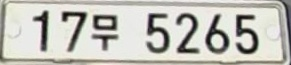
#> input picture extracted_plates/plate_02.jpg, 291 x 65 px; its folder holds 4 pictures in this run
$ python plate_processor.py
#> lines starting #> are read from the running program, lines starting #| are printed output that depends on the picture; after the words box and inside, x2 and y2 are one past the last pixel; in counts of white or black regions, pixels touching at a corner belong together
#새로운 번호판 이미지 처리 파이프라인 파일
# 번호판 이미지 전처리 파이프라인
import cv2
import numpy as np
import os
from matplotlib import pyplot as plt

# [1] 번호판 이미지 로드 함수
def load_extracted_plate(plate_name):
    plate_path = f'../extracted_plates/{plate_name}.jpg'
    if os.path.exists(plate_path):
        plate_img = cv2.imread(plate_path)
        print(f"번호판 이미지 로드 완료: {plate_img.shape}")
        return plate_img
    else:
        print(f"파일을 찾을 수 없습니다: {plate_path}")
        return None

# [2] 그레이스케일 변환 함수
def convert_to_grayscale(plate_img):
    return cv2.cvtColor(plate_img, cv2.COLOR_BGR2GRAY)

# [3] 명암 대비 최대화 함수
def maximize_contrast(gray_plate):
    # 탑햇과 블랙햇 연산을 통해 문자 대비 향상
    kernel = cv2.getStructuringElement(cv2.MORPH_RECT, (2, 2))
    tophat = cv2.morphologyEx(gray_plate, cv2.MORPH_TOPHAT, kernel)
    blackhat = cv2.morphologyEx(gray_plate, cv2.MORPH_BLACKHAT, kernel)
    enhanced = cv2.add(gray_plate, tophat)
    enhanced = cv2.subtract(enhanced, blackhat)
    # 히스토그램 평활화로 전체 명암 균일화
    return cv2.equalizeHist(enhanced)

# [4] 적응형 임계값과 Otsu 이진화
def adaptive_threshold_plate(enhanced_plate):
    blurred = cv2.GaussianBlur(enhanced_plate, (3, 3), 0)  # 노이즈 제거
    thresh_adaptive = cv2.adaptiveThreshold(
        blurred, 255, cv2.ADAPTIVE_THRESH_GAUSSIAN_C,
        cv2.THRESH_BINARY, 11, 2)
    _, thresh_otsu = cv2.threshold(blurred, 0, 255, cv2.THRESH_BINARY + cv2.THRESH_OTSU)
    return thresh_adaptive, thresh_otsu

# [5] 윤곽선 탐지 함수
def find_contours_in_plate(thresh_plate):
    contours, _ = cv2.findContours(thresh_plate, cv2.RETR_EXTERNAL, cv2.CHAIN_APPROX_SIMPLE)
    # 윤곽선을 컬러 이미지로 시각화
    contour_image = cv2.cvtColor(thresh_plate, cv2.COLOR_GRAY2BGR)
    cv2.drawContours(contour_image, contours, -1, (0, 255, 0), 2)
    return contours, contour_image

# [6] 처리된 결과 이미지 저장 함수
def save_processed_results(plate_name, gray, enhanced, thresh, contour_img):
    save_dir = '../processed_plates'
    os.makedirs(save_dir, exist_ok=True)
    cv2.imwrite(f'{save_dir}/{plate_name}_1_gray.png', gray)
    cv2.imwrite(f'{save_dir}/{plate_name}_2_enhanced.png', enhanced)
    cv2.imwrite(f'{save_dir}/{plate_name}_3_thresh.png', thresh)
    cv2.imwrite(f'{save_dir}/{plate_name}_4_contours.png', contour_img)
    print(f"{plate_name} 처리 이미지 저장 완료")

# [7] 문자 추출 가능성 평가 (윤곽선 수 기반)
def prepare_for_next_step(contours):
    count = len(contours)
    if count < 5:
        print("윤곽선이 너무 적습니다.")
    elif count > 20:
        print("윤곽선이 너무 많습니다. 노이즈 가능성 있음.")
    else:
        print("적절한 윤곽선 수입니다.")

    # 적절한 크기의 윤곽선만 문자 후보로 추정
    possible_chars = sum(1 for cnt in contours if 30 < cv2.contourArea(cnt) < 2000)
    print(f"잠재적 문자 후보: {possible_chars}개")
    return possible_chars

# [8] 전체 전처리 파이프라인 함수
def process_extracted_plate(plate_name):
    print(f"===== {plate_name} 처리 시작 =====")

    # (1) 번호판 이미지 로드
    plate = load_extracted_plate(plate_name)
#> in load_extracted_plate, plate_img is the input picture: shape (65, 291, 3); mean B, G, R 185.3, 192.8, 193.8
#| 번호판 이미지 로드 완료: (65, 291, 3)
    if plate is None:
        return None

    # (2) 전처리 단계
    gray = convert_to_grayscale(plate)
    enhanced = maximize_contrast(gray)
#> in maximize_contrast, `tophat = cv2.morphologyEx(gray_plate, cv2.MORPH_TOPHAT, kernel)`:
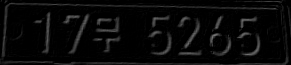
#> tophat: shape (65, 291); min 0, max 119, mean 9
#> in maximize_contrast, `blackhat = cv2.morphologyEx(gray_plate, cv2.MORPH_BLACKHAT, kernel)`:
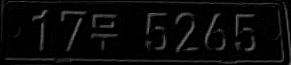
#> blackhat: shape (65, 291); min 0, max 116, mean 9.5
#> in maximize_contrast, `enhanced = cv2.subtract(enhanced, blackhat)`:
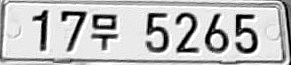
#> enhanced: shape (65, 291); min 0, max 255, mean 191.2
    thresh, _ = adaptive_threshold_plate(enhanced)
#> in adaptive_threshold_plate, `blurred = cv2.GaussianBlur(enhanced_plate, (3, 3), 0)`:
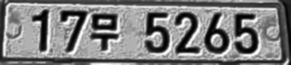
#> blurred: shape (65, 291); min 0, max 255, mean 126.6
#> in adaptive_threshold_plate, `thresh_adaptive = cv2.adaptiveThreshold( blurred, 255, cv2.ADAPTIVE_TH..`:
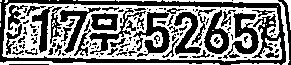
#> thresh_adaptive: shape (65, 291); 50% white; 25 white regions (16 under 20 px), largest, box (x1, y1, x2, y2) and area: (2, 3, 282, 62) 7920, (163, 0, 290, 65) 501, (0, 61, 220, 65) 499
#> in adaptive_threshold_plate, `_, thresh_otsu = cv2.threshold(blurred, 0, 255, cv2.THRESH_BINARY + cv..`:
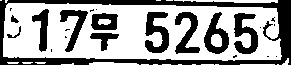
#> thresh_otsu: shape (65, 291); 61.7% white; 23 black regions (12 under 20 px)
    contours, contour_img = find_contours_in_plate(thresh)
#> in find_contours_in_plate, `contours, _ = cv2.findContours(thresh_plate, cv2.RETR_EXTERNAL, cv2.CH..`: contours = 18 contours, 13 with area under 20; largest, box (x1, y1, x2, y2) and area: (2, 3, 282, 62) 13949, (163, 0, 290, 65) 318, (0, 61, 220, 65) 278, (284, 0, 291, 30) 42, (231, 63, 280, 65) 32
#> in find_contours_in_plate, `contour_image = cv2.cvtColor(thresh_plate, cv2.COLOR_GRAY2BGR)`: contour_image: shape (65, 291, 3); 50% white; 25 white regions (16 under 20 px)
#> in find_contours_in_plate, `cv2.drawContours(contour_image, contours, -1, (0, 255, 0), 2)`:
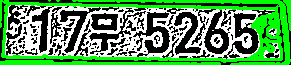
#> contour_image: shape (65, 291, 3); mean B, G, R 86.7, 151.9, 86.7

    # (3) 결과 저장 및 문자 후보 평가
    save_processed_results(plate_name, gray, enhanced, thresh, contour_img)
    possible_chars = prepare_for_next_step(contours)
#> in prepare_for_next_step, `count = len(contours)`: count = 18
#> in prepare_for_next_step, `possible_chars = sum(1 for cnt in contours if 30 < cv2.contourArea(cnt..`: possible_chars = 4
#| 잠재적 문자 후보: 4개
#> possible_chars = 4

    print(f"===== {plate_name} 처리 완료 =====")
    return {
        'original': plate,
        'gray': gray,
        'enhanced': enhanced,
        'threshold': thresh,
        'contours': len(contours),
        'potential_chars': possible_chars,
        'contour_result': contour_img
    }

# [9] 폴더 내 모든 번호판 이미지 일괄 처리
def batch_process_plates():
    plate_dir = '../extracted_plates'
    if not os.path.exists(plate_dir):
        print(f"폴더 없음: {plate_dir}")
        return {}

    # .png 확장자 이미지만 대상으로 처리
    files = [f for f in os.listdir(plate_dir) if f.endswith('.png')]
    if not files:
        print("번호판 이미지 없음")
        return {}

    results = {}
    for file in files:
        name = file.rsplit('.', 1)[0]  # 확장자 제거
        result = process_extracted_plate(name)
        if result:
            results[name] = result

    print(f"총 {len(results)}개 번호판 처리 완료")
    return results

# [10] 단일 이미지 테스트 실행
if __name__ == '__main__':
    process_extracted_plate('plate_02')
